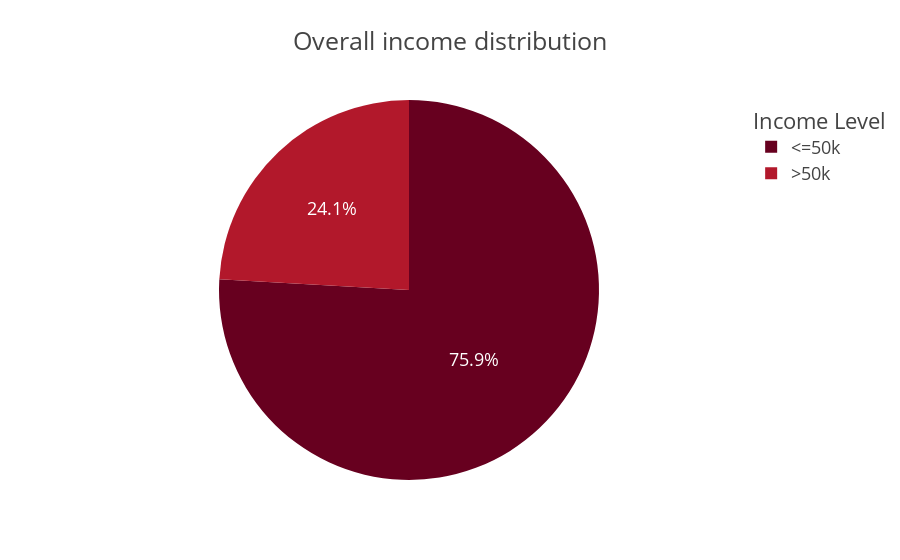

Source (notebook cell):
### Code cell
fig = px.pie(
    adult_df_income,
    names='income',
    values='total',
    title='Overall income distribution',
    color_discrete_sequence=px.colors.sequential.RdBu
)
fig.update_layout(template="presentation", legend_title=dict(text='Income Level'), paper_bgcolor = "rgba(0, 0, 0, 0)", plot_bgcolor = "rgba(0, 0, 0, 0)")

fig.show()

fig.write_image(os.path.join(results_dir, 'income_distribution_pie_chart.jpg'))
fig.write_image(os.path.join(results_dir, 'income_distribution_pie_chart.png'))
fig.write_html(os.path.join(results_dir, 'income_distribution_pie_chart.html'))

### Figure 1 — Plotly figure (JSON) as saved in the notebook; plotly's stock layout.template omitted (floating-point values rounded to 4 significant figures)
{"data": [{"domain": {"x": [0, 1], "y": [0, 1]}, "hovertemplate": "income=%{label}<br>total=%{value}<extra></extra>", "labels": ["<=50k", ">50k"], "legendgroup": "", "name": "", "showlegend": true, "type": "pie", "values": [24677, 7836]}], "layout": {"autosize": true, "legend": {"title": {"text": "Income Level"}, "tracegroupgap": 0}, "paper_bgcolor": "rgba(0, 0, 0, 0)", "piecolorway": ["rgb(103,0,31)", "rgb(178,24,43)", "rgb(214,96,77)", "rgb(244,165,130)", "rgb(253,219,199)", "rgb(247,247,247)", "rgb(209,229,240)", "rgb(146,197,222)", "rgb(67,147,195)", "rgb(33,102,172)", "rgb(5,48,97)"], "plot_bgcolor": "rgba(0, 0, 0, 0)", "title": {"text": "Overall income distribution"}}}
